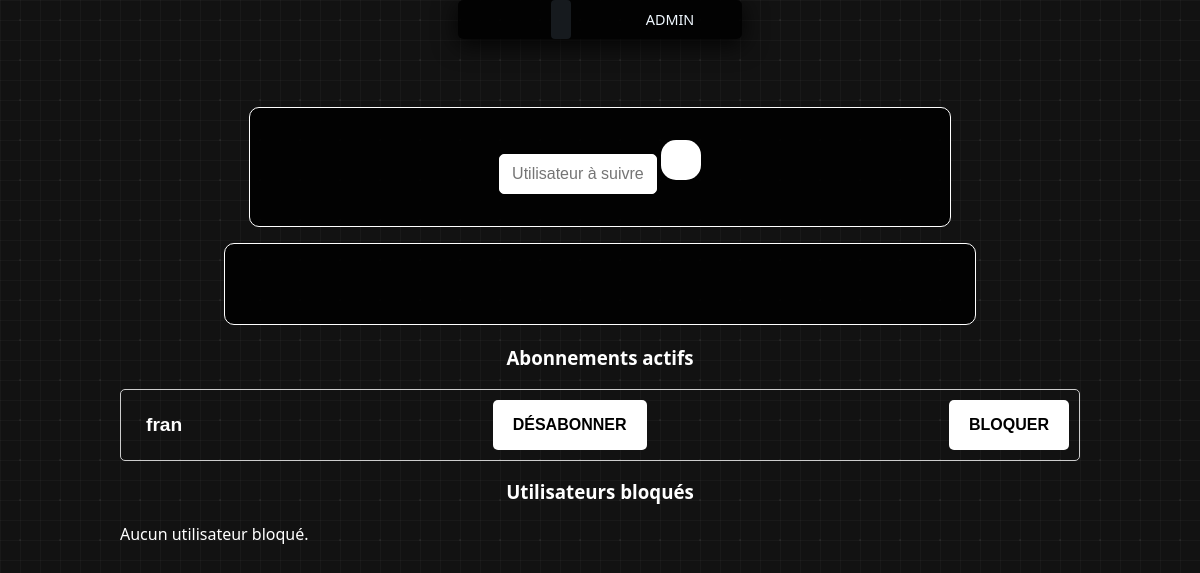
Page /abonnements/ (signed in) on the earlier database version.
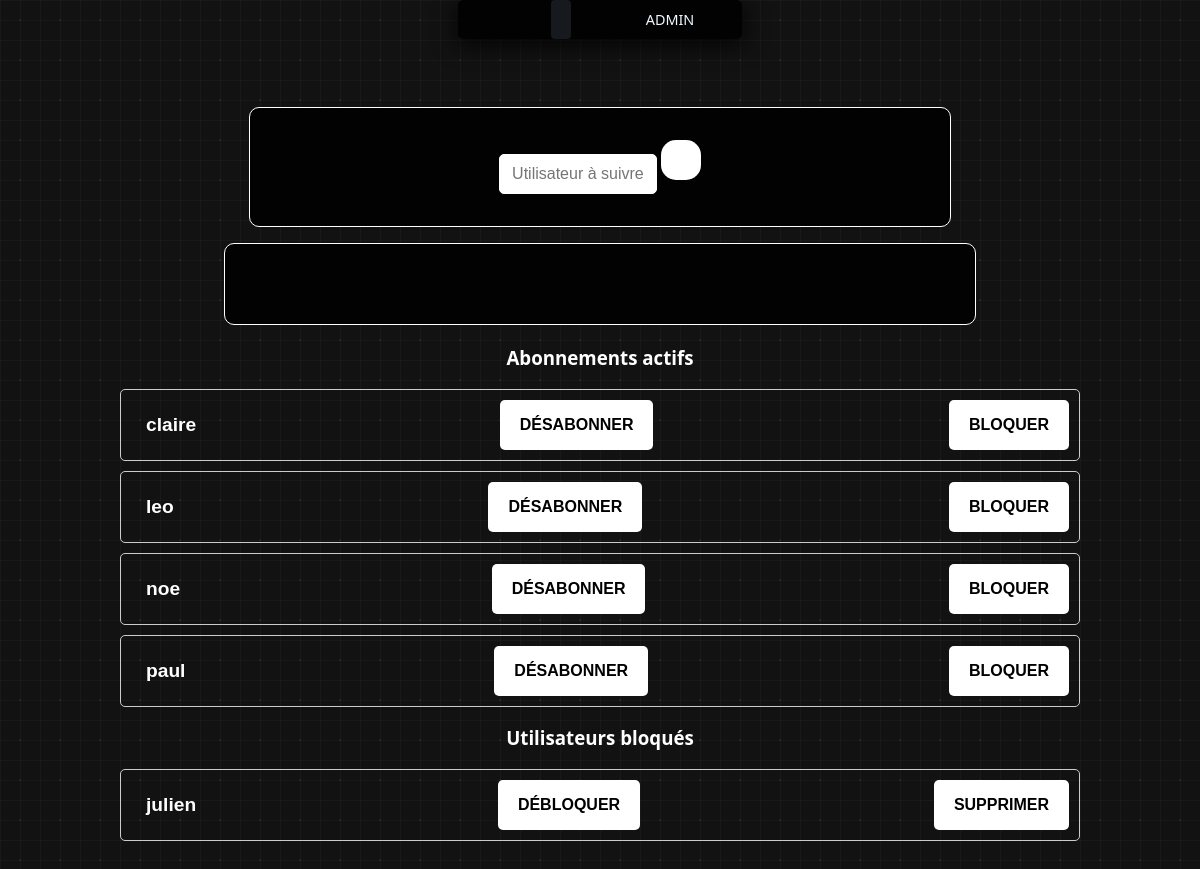
Same page on the later database version.
### reviews/models.py (models this page shows, shortened)
class UserFollows(models.Model):
    user = models.ForeignKey(
        settings.AUTH_USER_MODEL, related_name="following", on_delete=models.CASCADE
    )
    followed_user = models.ForeignKey(
        settings.AUTH_USER_MODEL, related_name="followers", on_delete=models.CASCADE
    )
    blocked = models.BooleanField(default=False)
    created_at = models.DateTimeField(auto_now_add=True)
    class Meta:
        constraints = [
            models.UniqueConstraint(
                fields=["user", "followed_user"], name="unique_follow_relation"
            )
        ]
        indexes = [
            models.Index(fields=["user"]),
            models.Index(fields=["followed_user"]),
        ]

### reviews/views.py (the view, shortened to what this page needs)
# urls.py: path("abonnements/", views.abonnements, name="abonnements"),
@login_required
def abonnements(request):
    form = FollowForm()
    User = get_user_model()
    following_active = UserFollows.objects.filter(
        user=request.user, blocked=False
    ).select_related("followed_user")
    following_blocked = UserFollows.objects.filter(
        user=request.user, blocked=True
    ).select_related("followed_user")
    context = {
        "form": form,
        "following_active": following_active,
        "following_blocked": following_blocked,
    }
    return render(request, "reviews/abonnements.html", context)

### reviews/forms.py
class FollowForm(forms.Form):
    username = forms.CharField(
        label="Nom d'utilisateur",
        max_length=150,
        widget=forms.TextInput(attrs={"placeholder": "Utilisateur à suivre"}),
    )

### reviews/templates/reviews/abonnements.html (shortened to what this page needs)
{% extends 'reviews/base.html' %}
{% load static %}
{% block extra_css %}
{% if debug %}
<link rel="stylesheet" href="{% static 'reviews/css/abonnements.css' %}?v={% now 'U' %}">
{% else %}
<link rel="stylesheet" href="{% static 'reviews/css/abonnements.css' %}">
{% endif %}
{% endblock %}
{% block content %}
<section class="abonnementsSection">
    <div class="abonnementsSearch">
        <div class="searchBar">
            <form method="post" class="followForm">
                {{ form.username }}
                <button type="submit" class="searchButton" title="Suivre">
                </button>
            </form>
        </div>
        <div class="searchResults">
        </div>
    </div>
    <div class="abonnementsCards">
        <h3>Abonnements actifs</h3>
        {% for rel in following_active %}
        <div class="abonnementsItem">
            <p>{{ rel.followed_user.username }}</p>
            <form method="post" class="inlineForm">
                <button type="submit" class="followButton" title="Désabonner">Désabonner</button>
            </form>
            <form method="post" class="inlineForm">
                <button type="submit" class="followButton danger" title="Bloquer">Bloquer</button>
            </form>
        </div>
        {% empty %}
        <p class="empty">Vous ne suivez encore personne.</p>
        {% endfor %}
    </div>
    <div class="abonnesCards">
        <h3>Utilisateurs bloqués</h3>
        {% for rel in following_blocked %}
        <div class="abonnesItem">
            <p>{{ rel.followed_user.username }}</p>
            <form method="post" class="inlineForm">
                <button type="submit" class="followButton" title="Débloquer">Débloquer</button>
            </form>
            <form method="post" class="inlineForm">
                <button type="submit" class="followButton danger" title="Supprimer la relation">Supprimer</button>
            </form>
        </div>
        {% empty %}
        <p class="empty">Aucun utilisateur bloqué.</p>
        {% endfor %}
    </div>
</section>
{% endblock %}

### reviews/templates/reviews/base.html (shortened to what this page needs)
{% load static %}
{% load django_browser_reload %}
<!DOCTYPE html>
<html lang="fr">
<head>
    {% if debug %}
    <link rel="stylesheet" href="{% static 'reviews/css/styles.css' %}?v={% now 'U' %}">
    <link rel="stylesheet" href="{% static 'reviews/css/barNav.css' %}?v={% now 'U' %}">
    {% else %}
    <link rel="stylesheet" href="{% static 'reviews/css/styles.css' %}">
    <link rel="stylesheet" href="{% static 'reviews/css/barNav.css' %}">
    {% endif %}
    {% block extra_css %}{% endblock %}
</head>
<body class="container">
    <header>
        {% include 'reviews/barNav.html' %}
    </header>
    <main>
        {% block content %}
        {% endblock %}
    </main>
</body>
</html>

### reviews/templates/reviews/barNav.html (shortened to what this page needs)
{% with current=request.resolver_match.url_name %}
<div class="input">
        {% if user.is_authenticated %}
        <a title="Fil d'actualités" aria-label="Fil d'actualités"
                class="value {% if current == 'feed' %}active{% endif %}" href="{% url 'feed' %}">
        </a>
        <a title="Créer un ticket" aria-label="Créer un ticket"
                class="value {% if current == 'ticket_create' %}active{% endif %}" href="{% url 'ticket_create' %}">
        </a>
        <a title="Créer un ticket + critique" aria-label="Créer un ticket et une critique"
                class="value {% if current == 'ticket_review_create' %}active{% endif %}"
                href="{% url 'ticket_review_create' %}">
        </a>
        <a title="Gérer mes abonnements" aria-label="Gérer mes abonnements"
                class="value {% if current == 'abonnements' %}active{% endif %}" href="{% url 'abonnements' %}">
        </a>
        <a title="Mes publications" aria-label="Mes publications"
                class="value {% if current == 'mesposts' %}active{% endif %}" href="{% url 'mesposts' %}">
        </a>
        <span class="value user-name" style="cursor:default;" title="Utilisateur connecté">
                {{user.username|upper }}
        </span>
        <a title="Se déconnecter" aria-label="Se déconnecter" class="value logout-btn" href="{% url 'logout' %}">
        </a>
        {% endif %}
</div>
{% endwith %}

### reviews/static/reviews/css/styles.css (style rules this page uses)
html { font-size: 16px; scroll-behavior: smooth; background: transparent; box-sizing: border-box; font-size: 62.5%; }
html, body.container { margin: 0; padding: 0; font-family: system-ui, -apple-system, BlinkMacSystemFont, "Segoe UI", Roboto, Oxygen, Ubuntu, Cantarell, "Open Sans", "Helvetica Neue", sans-serif; color: #ffffff; font-size: 16px; }
.container { width: 100%; background-color: #121212; background-image: radial-gradient(circle at 50% 50%, rgba(255, 255, 255, 0.05) 1px, transparent 0), linear-gradient(rgba(255, 255, 255, 0.03) 1px, transparent 0), linear-gradient(90deg, rgba(255, 255, 255, 0.03) 1px, transparent 0); background-size: 40px 40px, 20px 20px, 20px 20px; position: relative; overflow-x: hidden; }

### reviews/static/reviews/css/barNav.css (style rules this page uses)
.input { display: flex; flex-direction: row; width: fit-content; background: rgba(0, 0, 0, 0.9); justify-content: center; border-radius: 5px; gap: 7.5px; margin-left: auto; margin-right: auto; padding-left: 10px; padding-right: 10px; transition: all 0.2s ease; font-size: 0.9rem; box-shadow: 0 5px 25px rgba(0, 0, 0, 0.9); }
.value { background-color: transparent; border: none; padding: 10px; color: aliceblue; display: flex; justify-content: center; align-items: center; position: relative; gap: 5px; cursor: pointer; border-radius: 4px; transition: all 0.2s ease; }
.logout-btn { color: rgba(243, 27, 27, 0.952); }
.user-name { display: flex; justify-content: center; align-items: center; margin-left: 25px; }
.value:not(:active):hover, .active, .value:focus { background-color: #21262cad; }
.value::before { content: ""; position: absolute; top: 35px; right: 0px; width: 100%; height: 1px; background-color: #0a01303f; border-radius: 5px; opacity: 0; }

### reviews/static/reviews/css/abonnements.css (style rules this page uses)
.abonnementsSection { width: 80%; margin: 0 auto; padding: 20px 10px; }
.abonnementsSearch { margin-top: 3rem; margin-left: auto; margin-right: auto; width: 75%; display: flex; flex-direction: column; align-items: center; margin-bottom: 20px; }
.searchBar { padding: 2rem 5rem; width: 75%; background: rgba(0, 0, 0, 0.9); border-radius: 10px; border: 1px solid white; text-align: center; display: flex; justify-content: center; align-items: center; gap: 0.5rem; }
.searchBar input { width: 50%; padding: 10px; font-size: 16px; border: 1px solid white; border-radius: 5px; text-align: center; }
.searchButton { background-color: white; border: none; cursor: pointer; height: 40px; width: 40px; border-radius: 15px; }
.searchResults { margin-top: 1rem; width: 100%; background: rgba(0, 0, 0, 0.9); border-radius: 10px; border: 1px solid white; min-height: 50px; overflow-y: auto; padding: 15px; text-align: center; }
.abonnementsItem { border: 1px solid #ccc; border-radius: 5px; padding: 10px; margin-bottom: 10px; display: flex; justify-content: space-between; align-items: center; }
.abonnesItem { border: 1px solid #ccc; border-radius: 5px; padding: 10px; margin-bottom: 10px; display: flex; justify-content: space-between; align-items: center; }
.abonnementsCards h3, .abonnesCards h3 { text-align: center; }
.followButton { border: none; background-color: white; color: black; padding: 5px 20px; height: 50px; border-radius: 5px; font-family: "Franklin Gothic Medium", "Arial Narrow", Arial, sans-serif; font-weight: bold; cursor: pointer; font-size: 1rem; text-transform: uppercase; }
.abonnementsItem p, .abonnesItem p { font-size: 1.2rem; font-weight: bold; color: white; margin: 0; padding: 0.5rem; font-family: "Franklin Gothic Medium", "Arial Narrow", Arial, sans-serif; padding-left: 15px; }
.abonnesItem, .abonnementsItem { transition: transform 0.2s, box-shadow 0.2s; }

Differences in the rows shown:
removed UserFollows: followed_user.username "fran", shown under "Abonnements actifs"
added UserFollows: followed_user.username "claire", shown under "Abonnements actifs"
added UserFollows: followed_user.username "leo", shown under "Abonnements actifs"
added UserFollows: followed_user.username "noe", shown under "Abonnements actifs"
added UserFollows: followed_user.username "paul", shown under "Abonnements actifs"
added UserFollows: followed_user.username "julien", shown under "Utilisateurs bloqués"
Other differences:
text no longer shown: "Aucun utilisateur bloqué."
